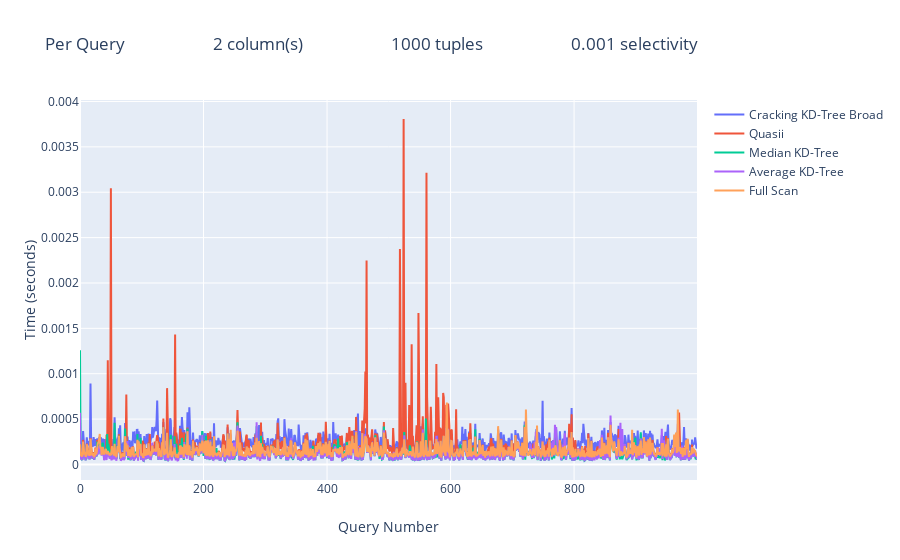

This figure's notebook cell:
### Code cell
per_query_plot(df)

### Figure 1 — Plotly figure (JSON) as saved in the notebook; plotly's stock layout.template omitted (floating-point values rounded to 4 significant figures; data arrays with more than 128 entries replaced by an {"elided": "..."} marker saying what was removed)
{"data": [{"name": "Cracking KD-Tree Broad", "type": "scatter", "y": {"elided": "1000 float values"}}, {"name": "Quasii", "type": "scatter", "y": {"elided": "1000 float values"}}, {"name": "Median KD-Tree", "type": "scatter", "y": {"elided": "1000 float values"}}, {"name": "Average KD-Tree", "type": "scatter", "y": {"elided": "1000 float values"}}, {"name": "Full Scan", "type": "scatter", "y": {"elided": "1000 float values"}}], "layout": {"title": {"text": "Per Query\n                     2 column(s)\n                     1000 tuples\n                     0.001 selectivity"}, "xaxis": {"anchor": "y", "domain": [0, 1], "title": {"text": "Query Number"}}, "yaxis": {"anchor": "x", "domain": [0, 1], "title": {"text": "Time (seconds)"}}}}
